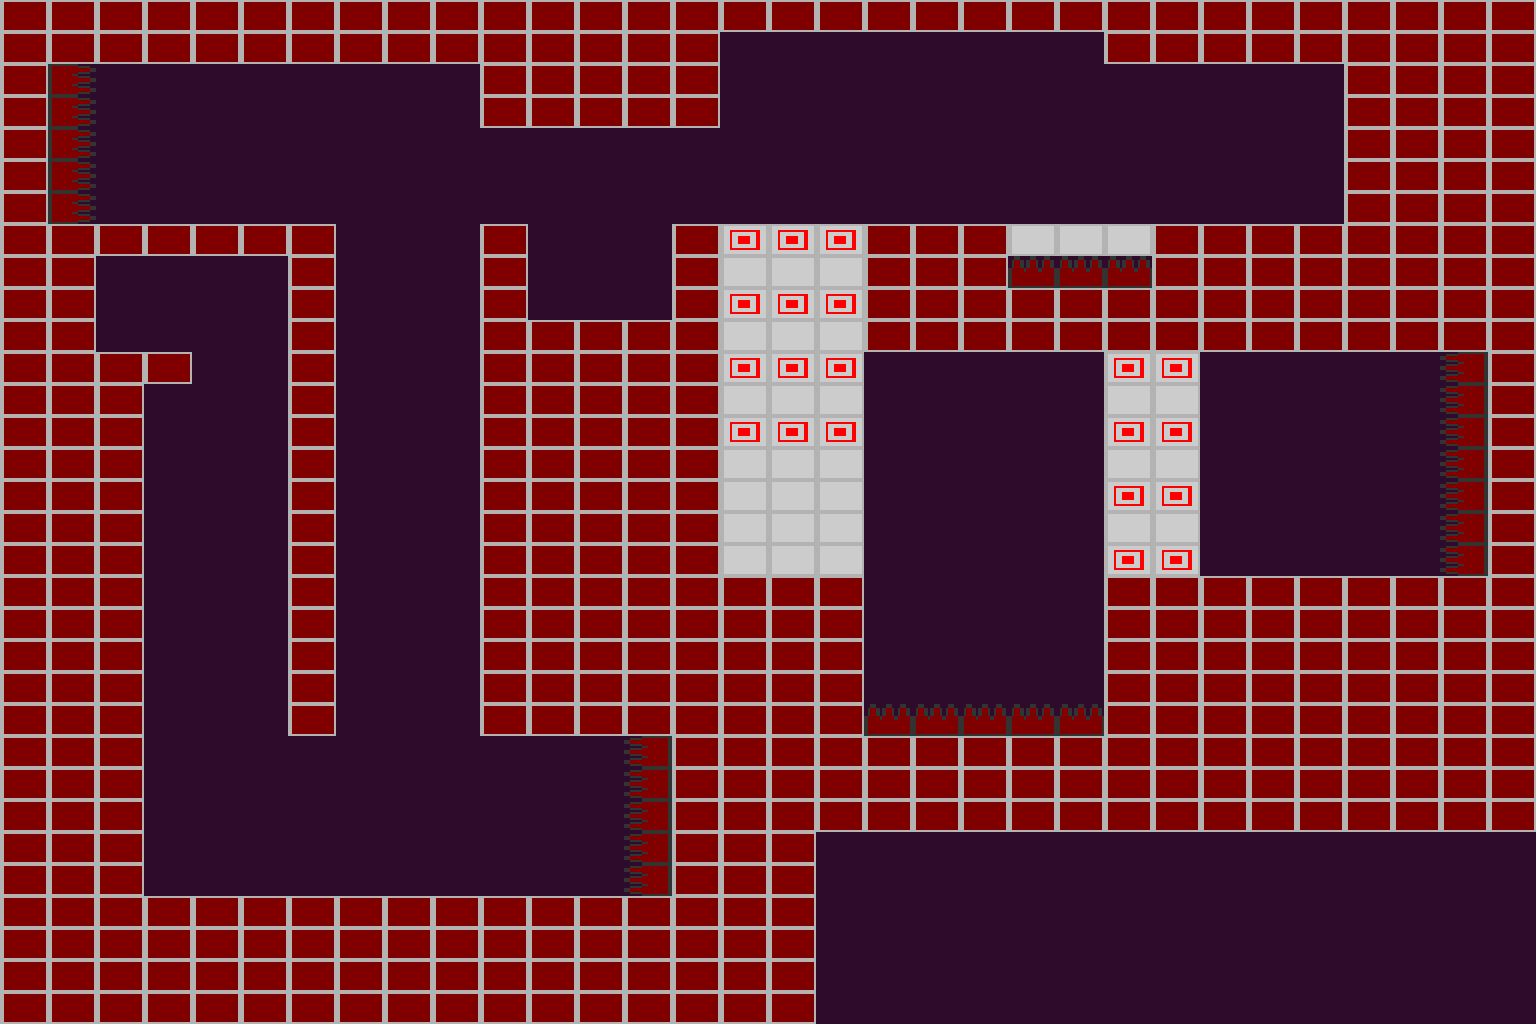

This is a level from a 2D game, rendered from its Tiled map with the project's own tilesets. A one-line summary and the map file follow, with tile-layer data summarised:
An orthogonal 32x32 tile map with 48x32 px tiles, 3 tile layers (background, ladders, platforms) and 17 objects (7x Slime, 3x EndLevel, 2x Tree, CheckPoint, LevelStartCamera, ...).

<map version="1.0" orientation="orthogonal" width="32" height="32" tilewidth="48" tileheight="32" backgroundcolor="#2e0b2b">
 <properties>
  <property name="LevelType" value="NoMachine" />
  <property name="Lighting" value="Dark" />
  <property name="Title" value="Up n Down" />
 </properties>
 <tileset firstgid="1" name="level_tiles" tilewidth="48" tileheight="32">
  <image source="level_tiles_2.png" width="192" height="128" />
 </tileset>
 <layer name="background" width="32" height="32">
  <data>[1024 cells, 0 non-empty, 0 distinct tile ids]</data>
 </layer>
 <layer name="ladders" width="32" height="32">
  <data>[1024 cells, 0 non-empty, 0 distinct tile ids]</data>
 </layer>
 <layer name="platforms" width="32" height="32">
  <data>[1024 cells, 562 non-empty, 6 distinct tile ids]</data>
 </layer>
 <objectgroup name="objects" width="32" height="32">
  <object name="CheckPoint1" type="CheckPoint" x="144" y="192" width="48" height="32" />
  <object name="EndLevel" type="EndLevel" x="1344" y="544" width="48" height="32">
   <properties>
    <property name="Clone" value="1" />
    <property name="State" value="500" />
    <property name="Time" value="50" />
   </properties>
  </object>
  <object name="LevelStartCamera" type="LevelStartCamera" x="1200" y="432" width="48" height="32" />
  <object name="EndLevel" type="EndLevel" x="1296" y="544" width="48" height="32">
   <properties>
    <property name="Clone" value="0" />
    <property name="State" value="500" />
    <property name="Time" value="40" />
   </properties>
  </object>
  <object name="EndLevel" type="EndLevel" x="1392" y="544" width="48" height="32">
   <properties>
    <property name="Clone" value="2" />
    <property name="State" value="500" />
    <property name="Time" value="75" />
   </properties>
  </object>
  <object name="Tree" type="Tree" x="1296" y="352" width="48" height="32">
   <properties>
    <property name="Base" value="LightBulb" />
    <property name="Light" value="Alarm" />
    <property name="LightRange" value="1.0" />
    <property name="startDir" value="-1" />
   </properties>
  </object>
  <object name="Switch" type="Switch" x="96" y="320" width="48" height="32">
   <properties>
    <property name="Code" value="1" />
    <property name="State" value="0" />
   </properties>
  </object>
  <object name="MovingBlock" type="MovingBlock" x="528" y="192" width="48" height="32">
   <properties>
    <property name="Move" value="Vertical" />
    <property name="PauseBottom" value="-1" />
    <property name="PauseTop" value="0.25" />
    <property name="Speed" value="1.0" />
    <property name="StartDir" value="-1" />
    <property name="StartState" value="0" />
    <property name="Switch" value="1" />
   </properties>
  </object>
  <object name="Slime" type="Slime" x="336" y="672" width="48" height="32">
   <properties>
    <property name="Speed" value="1.0" />
    <property name="StartDir" value="1" />
    <property name="Vertical" value="L" />
   </properties>
  </object>
  <object name="Slime" type="Slime" x="432" y="256" width="48" height="32">
   <properties>
    <property name="Speed" value="1.0" />
    <property name="StartDir" value="1" />
    <property name="Vertical" value="R" />
   </properties>
  </object>
  <object name="Slime" type="Slime" x="144" y="416" width="48" height="32">
   <properties>
    <property name="Speed" value="1.0" />
    <property name="StartDir" value="-1" />
    <property name="Vertical" value="L" />
   </properties>
  </object>
  <object name="Slime" type="Slime" x="240" y="608" width="48" height="32">
   <properties>
    <property name="Speed" value="1.0" />
    <property name="StartDir" value="1" />
    <property name="Vertical" value="R" />
   </properties>
  </object>
  <object name="Slime" type="Slime" x="192" y="864" width="48" height="32">
   <properties>
    <property name="Speed" value="1.0" />
    <property name="StartDir" value="1" />
   </properties>
  </object>
  <object name="Slime" type="Slime" x="1056" y="608" width="48" height="32">
   <properties>
    <property name="Speed" value="1.0" />
    <property name="StartDir" value="-1" />
    <property name="Vertical" value="R" />
   </properties>
  </object>
  <object name="Collectibles" type="Collectibles" x="768" y="192" width="48" height="32">
   <properties>
    <property name="CollectType" value="OneEnergy" />
   </properties>
  </object>
  <object name="Slime" type="Slime" x="1200" y="192" width="48" height="32">
   <properties>
    <property name="Speed" value="1.1" />
    <property name="StartDir" value="1" />
   </properties>
  </object>
  <object name="Tree" type="Tree" x="912" y="32" width="48" height="32">
   <properties>
    <property name="Base" value="LightBulb" />
    <property name="Light" value="Alarm" />
    <property name="LightRange" value="0.8" />
    <property name="startDir" value="-1" />
   </properties>
  </object>
 </objectgroup>
</map>
